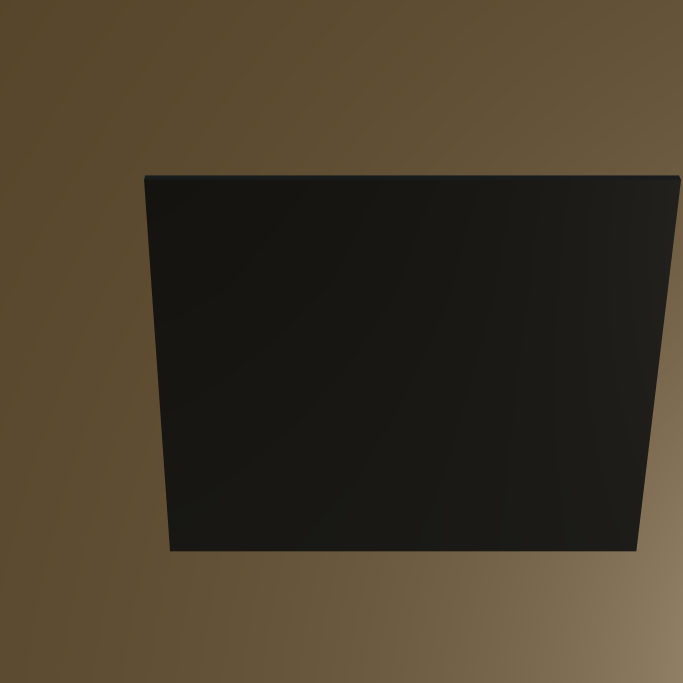
#> input picture images/img_back_0_img.png, 2048 x 2048 px (shown at 1/3 size); its folder holds only this picture in this run
$ python fit.py
#> lines starting #> are read from the running program, lines starting #| are printed output that depends on the picture; after the words box and inside, x2 and y2 are one past the last pixel; in counts of white or black regions, pixels touching at a corner belong together
import cv2 as cv
import imutils
import numpy as np


def fit_quad(filename):
#> called with filename = 'images/img_back_0_img.png'
    image = cv.imread(filename)
#> image is the input picture: shape (2048, 2048, 3); mean B, G, R 41.3, 58.9, 69.6
    image = cv.resize(image, (512, 512))
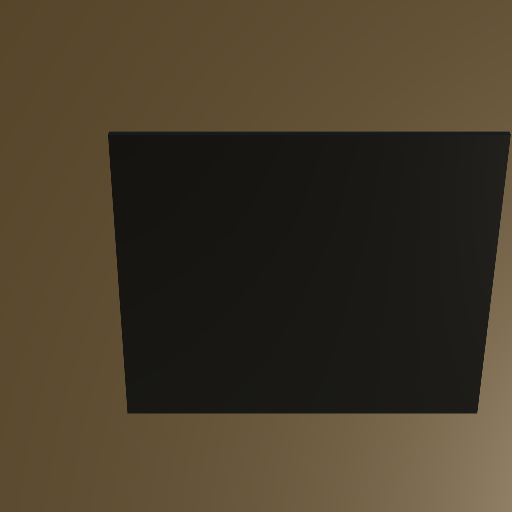
#> image: shape (512, 512, 3); mean B, G, R 41.3, 58.9, 69.6
    gray = cv.cvtColor(image, cv.COLOR_BGR2GRAY)
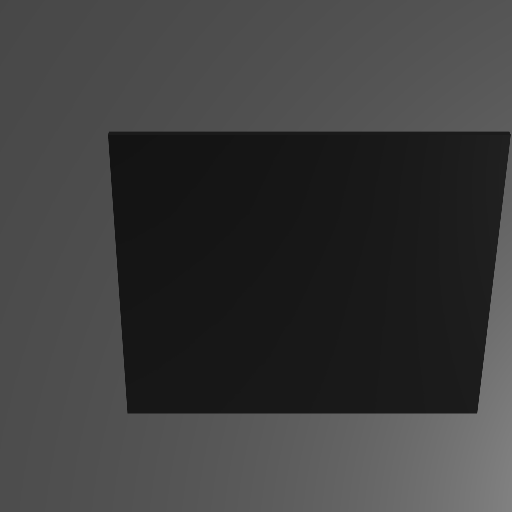
#> gray: shape (512, 512); min 19, max 129, mean 60.1
    gray = cv.bilateralFilter(gray, 11, 17, 17)
    edged = cv.Canny(gray, 30, 200)
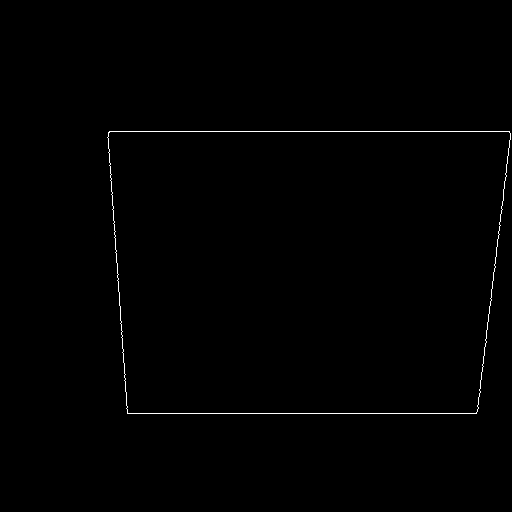
#> edged: shape (512, 512); 0.5% white in thin lines or dots, all inside (x1, y1, x2, y2) = (107, 131, 511, 414)

    cnts = cv.findContours(edged.copy(), cv.RETR_TREE, cv.CHAIN_APPROX_SIMPLE)
#> cnts = 2 contours; box (x1, y1, x2, y2) and area: (107, 131, 511, 414) 106154, (107, 131, 511, 414) 106152
    cnts = imutils.grab_contours(cnts)
    cnts = sorted(cnts, key=cv.contourArea, reverse=True)[:10]
    screenCnt = None

    # loop over our contours
    for c in cnts:
        # approximate the contour
        peri = cv.arcLength(c, True)
        approx = cv.approxPolyDP(c, 0.015 * peri, True)

        # if our approximated contour has four points, then
        # we can assume that we have found our screen
        if len(approx) == 4:
            screenCnt = approx
            break
#> this loop made 1 pass
#> (peri, screenCnt) on pass 1: (1360.6, [[108, 132], [127, 413], [476, 413], [509, 131]])

    return image, screenCnt


if __name__ == '__main__':
    for i in range(15):
        filename = 'images/img_back_{}_img.png'.format(i)
        print(filename)
        image, screenCnt = fit_quad(filename)
#> screenCnt = [[108, 132], [127, 413], [476, 413], [509, 131]]
        cv.imwrite('images/img_{}.jpg'.format(i), image)

        if screenCnt is not None:
            cv.drawContours(image, [screenCnt], -1, (0, 255, 0), 3)
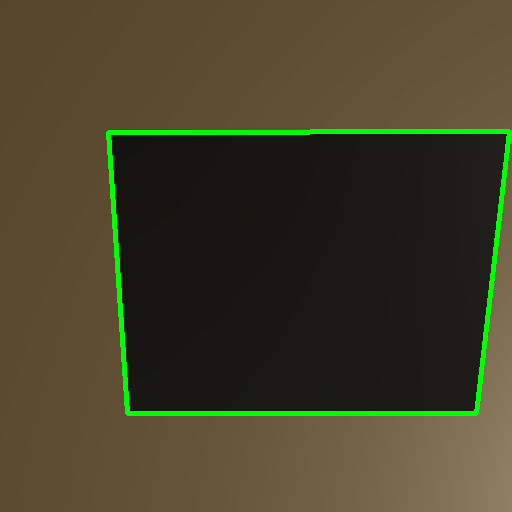
#> image: shape (512, 512, 3); 2.5% of pixels changed, all inside (x1, y1, x2, y2) = (106, 129, 512, 416)
            cv.imwrite('images/out_{}.jpg'.format(i), image)

        print(np.squeeze(screenCnt, 1))
#| [[108 132]
#|  [127 413]
#|  [476 413]
#|  [509 131]]
#> (the run stopped early here; a loop or call above may not have finished)
